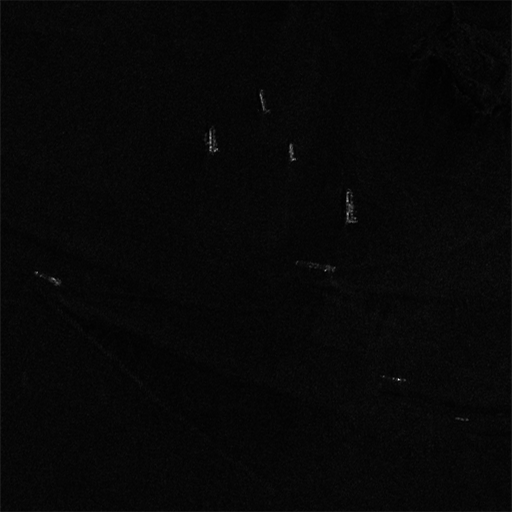
#> input picture python/crop_img.tif, 512 x 512 px
$ python main.py
#> lines starting #> are read from the running program, lines starting #| are printed output that depends on the picture; after the words box and inside, x2 and y2 are one past the last pixel; in counts of white or black regions, pixels touching at a corner belong together
import cv2
import numpy as np
import matplotlib.pyplot as plt

from scipy.ndimage.filters import uniform_filter

def local_variation_coefficient(arr, r1, r2):
    c1 = uniform_filter(arr, (r1, r2))
    c2 = uniform_filter(arr**2, (r1, r2))
    valid_cell = np.where(((c2 - c1**2) > 0) & (c1 != 0.0))
    c3 = np.zeros_like(c1)
    c3[valid_cell] = (((c2[valid_cell] - c1[valid_cell]**2)**0.5)/c1[valid_cell])
    return c3

def main():

        ## read image as float32
        imgTmp0 = cv2.imread('crop_img.tif',-1)
#> imgTmp0 is the input picture: shape (512, 512) uint16; min 0, max 60217, mean 1995.7
        imgTmp32 = imgTmp0.astype(np.float32)

        ## constants
        row = imgTmp0.shape[0]
#> row = 512
        col = imgTmp0.shape[1]
#> col = 512
        r1 = 3
        r2 = 3
        threshold = 0.8

        #######################################################################
        ########################## FPGAで実行する処理 ##########################
        #######################################################################

        nflg = 0
        for i in range(0,row-(r1-1)):
            for j in range(0,col-(r2-1)):
                imgCrp = imgTmp32[slice(i,i+r1),slice(j,j+r2)]
                c1 = np.mean(imgCrp)
                c2 = np.mean(imgCrp**2)
                c3 = ((c2 - c1**2)**0.5)/c1
                flg = c3 - threshold > 0
                nflg = nflg + flg
#> after the loop, nflg = 293

        print('Number of objects detected =', nflg)
#| Number of objects detected = 293

        #######################################################################
        #######################################################################

        ## Ship detection
        wk_rsd = np.zeros_like(imgTmp32).astype(np.float32)
        wk_bin = np.zeros_like(imgTmp32).astype(np.uint8)

        ## compute relative standard deviation (=local variation coefficient)
        wk_rsd = local_variation_coefficient(imgTmp32,r1,r2)
#> in local_variation_coefficient, `valid_cell = np.where(((c2 - c1**2) > 0) & (c1 != 0.0))`: valid_cell = 262144 positions, rows 0 to 511, columns 0 to 511
#> in local_variation_coefficient, `c3[valid_cell] = (((c2[valid_cell] - c1[valid_cell]**2)**0.5)/c1[valid..`:
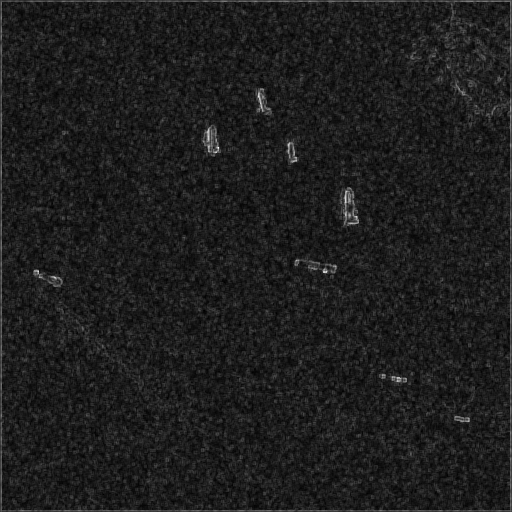
#> c3: shape (512, 512) float32; min 0.0307, max 1.53, mean 0.208; drawn with min black and max white

        ## detection by constatnt thresholding
        i_detect = np.where(wk_rsd >= threshold)
#> i_detect = 293 positions, rows 89 to 421, columns 34 to 510
        wk_bin[i_detect] = 255 # stored as uint8

        ## save binarized image
        cv2.imwrite('bin_img' + '.tif',wk_bin)
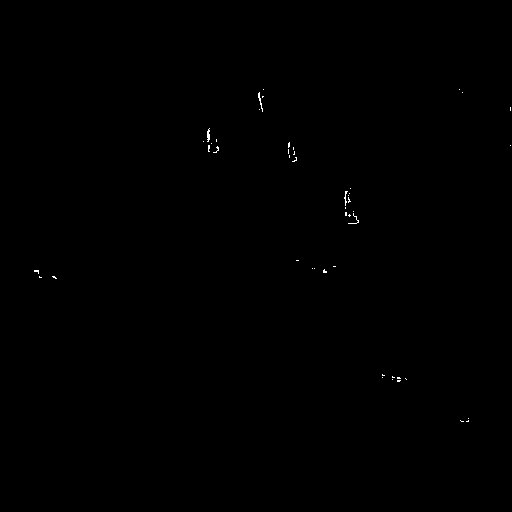
#> saved as bin_img.tif: shape (512, 512); 0.11% white in thin lines or dots, all inside (x1, y1, x2, y2) = (34, 89, 511, 422)

        print('Number of objects detected =', (np.array(i_detect, dtype=np.int32)).shape[1])
#| Number of objects detected = 293

        # [6 lines of commented-out code are left out]

        fig = plt.figure(figsize=(14,7))
        ax = fig.add_subplot(121)
        plt.imshow(np.uint8(imgTmp0/np.max(imgTmp0)*255),cmap=plt.cm.gray)
        plt.title('Original image')
        plt.xlabel('Range cell')
        plt.ylabel('Azi1muth cell')
        ax = fig.add_subplot(122)
        plt.imshow(wk_bin,cmap=plt.cm.gray)
        plt.title('Binary image')
        plt.xlabel('Range cell')
        plt.ylabel('Azimuth cell')
        plt.show()
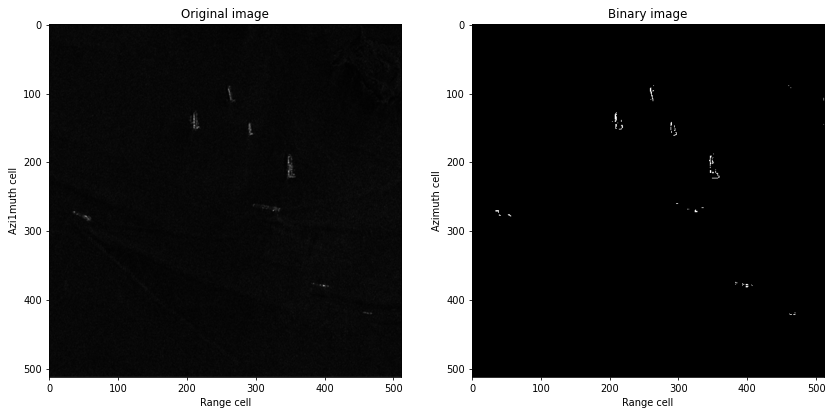
#> figure drawn by matplotlib, 2 panels

if __name__ == '__main__':

    main()

$ run again, with python/bin_img.tif copied over python/crop_img.tif
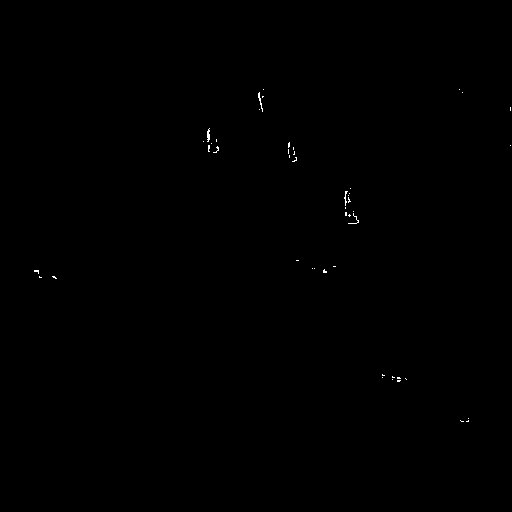
#> input picture python/bin_img.tif, 512 x 512 px
#> imgTmp0: shape (512, 512); 0.11% white in thin lines or dots, all inside (x1, y1, x2, y2) = (34, 89, 511, 422)
#> after the loop in main, `for i in range(0,row-(r1-1)):`: nflg = 958
#| Number of objects detected = 958
#> valid_cell = 1031 positions, rows 88 to 422, columns 33 to 511
#> i_detect = 967 positions, rows 88 to 422, columns 33 to 511
#> in main, `cv2.imwrite('bin_img' + '.tif',wk_bin)`:
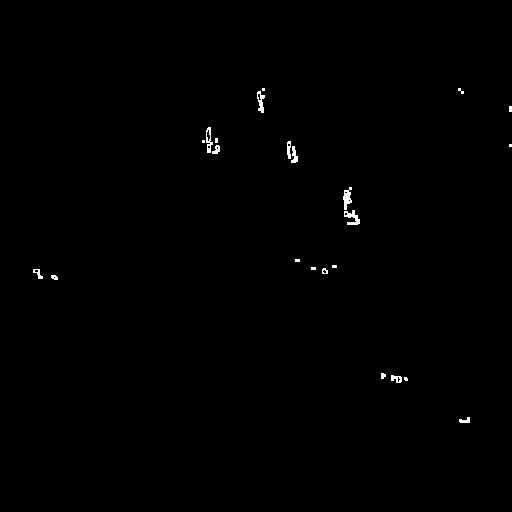
#> saved as bin_img.tif: shape (512, 512); 0.37% white; 23 white regions (10 under 20 px), largest, box (x1, y1, x2, y2) and area: (344, 210, 360, 225) 124, (343, 187, 352, 210) 121, (257, 91, 265, 113) 95
#| Number of objects detected = 967
#> in main, `plt.show()`:
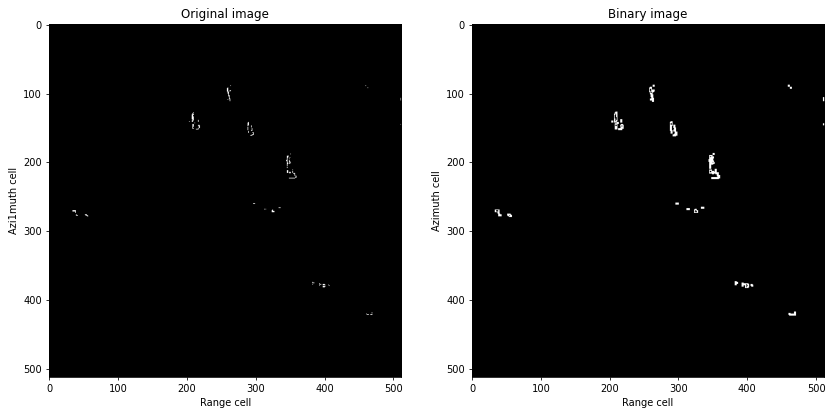
#> figure drawn by matplotlib, 2 panels
